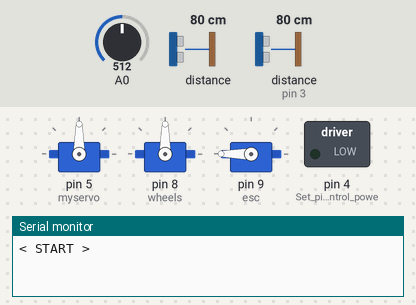
This sketch was run on a simulated Arduino Uno, built with avr-gcc and run on an emulated ATmega328P. On the bench: 3 × servo, switched loads named in the sketch (green lamp = pin HIGH), the last lines printed to the serial monitor. Wiring (inferred from the names in the program): range finder with pulse-width output: data pin 3; LIDAR-Lite range finder at I2C address 0x62. The inputs (shaded band) are chosen by the test bench; at power-on: A0 = 512, distance to the obstacle 80 cm, distance to the obstacle (sensor on pin 3) 80 cm. The echo pulse lasts 58.3 µs per cm.

Above: at 0.1 s.
At 1.1 s:
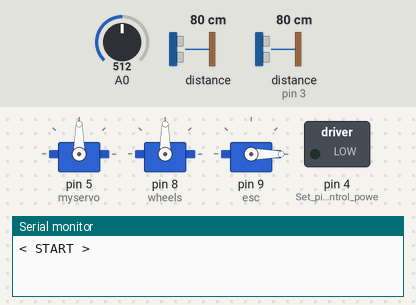
At 4.2 s:
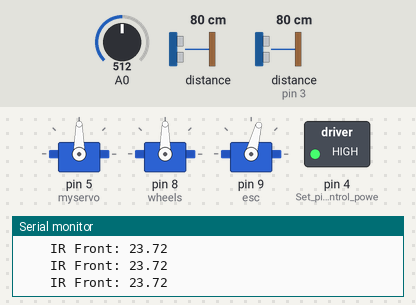
4.3 s: A0 set to 0
Timing chart, 0 to 7.3 s (numbered marks = the images above; inputs shaded):
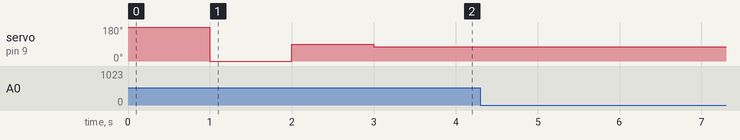

The sketch:

All_sensors_caliberated.ino
```cpp
#include <Wire.h>

#define    LIDARLite_ADDRESS   0x62          // Default I2C Address of LIDAR-Lite.
#define    RegisterMeasure     0x00          // Register to write to initiate ranging.
#define    MeasureValue        0x04          // Value to initiate ranging.
#define    RegisterHighLowB    0x8f          // Register to get both High and Low bytes in 1 call.

#include <Servo.h>

Servo myservo;
Servo wheels; // servo for turning the wheels
Servo esc; // not actually a servo, but controlled like one!
int pos = 0;         // Position of the servo (degress, [0, 180])
int distanceright, distanceleft, distance, LidarLeft, LidarRight;    // Distance measured
int startupDelay = 1000; // time to pause at each calibration step
const int pwPin = 7; //Sonar pin init
unsigned long pulse_width;

void setup()
{
  // Serial out

  Serial.begin(9600);
  Serial.println("< START >");
  //pinMode(Lidarleft, OUTPUT);
  //digitalWrite(Lidarleft, LOW);
  //pinMode(Lidarright, OUTPUT);
  //digitalWrite(Lidarright, LOW);
  // Servo control
  myservo.attach(5);
  wheels.attach(8); // initialize wheel servo to Digital IO Pin #8
  esc.attach(9); // initialize ESC to Digital IO Pin #9
  calibrateESC();
  // LIDAR control
  Wire.begin(); // join i2c bus
  pinMode(2, OUTPUT); // Set pin 2 as trigger pin for LidarLeft
  pinMode(3, INPUT); // Set pin 3 as monitor pin
  pinMode(4, OUTPUT); // Set pin 4 to control power enable line
  digitalWrite(4,HIGH); //Turn sensor on
  digitalWrite(2, LOW); // Set trigger LOW for continuous read
}

// Get a measurement from the LIDAR Lite

int lidarGetRangeLeft(void)
{
pulse_width = pulseIn(3, HIGH); // Count how long the pulse is high in microseconds
  if(pulse_width != 0){ // If we get a reading that isn't zero, let's print it
        pulse_width = pulse_width/10; // 10usec = 1 cm of distance for LIDAR-Lite
    //Serial.println(pulse_width); // Print the distance
    return(pulse_width);
  }else{ // We read a zero which means we're locking up.
    digitalWrite(4,LOW); // Turn off the sensor
    delay(1);// Wait 1ms
    digitalWrite(4,HIGH); //Turn on te sensor
    delay(1);//Wait 1ms for it to turn on.
  }
  delay(1); //Delay so we don't overload the serial port
}

int lidarGetRangeRight(void)
{
  int val = -1;

  Wire.beginTransmission((int)LIDARLite_ADDRESS); // transmit to LIDAR-Lite
  Wire.write((int)RegisterMeasure); // sets register pointer to  (0x00)
  Wire.write((int)MeasureValue); // sets register pointer to  (0x00)
  Wire.endTransmission(); // stop transmitting

  delay(20); // Wait 20ms for transmit

  Wire.beginTransmission((int)LIDARLite_ADDRESS); // transmit to LIDAR-Lite
  Wire.write((int)RegisterHighLowB); // sets register pointer to (0x8f)
  Wire.endTransmission(); // stop transmitting

  delay(20); // Wait 20ms for transmit

  Wire.requestFrom((int)LIDARLite_ADDRESS, 2); // request 2 bytes from LIDAR-Lite

  if(2 <= Wire.available()) // if two bytes were received
  {
    val = Wire.read(); // receive high byte (overwrites previous reading)
    val = val << 8; // shift high byte to be high 8 bits
    val |= Wire.read(); // receive low byte as lower 8 bits
  }

  return val;
}

//void serialPrintRange(int pos, int distance)
//{
//    Serial.print("Position (deg): ");
//    Serial.print(pos);
//    Serial.print("\t\tDistance (cm): ");
//    Serial.println(distance);
//}

void calibrateESC(){
    esc.write(180); // full backwards
    delay(startupDelay);
    esc.write(0); // full forwards
    delay(startupDelay);
    esc.write(90); // neutral
    delay(startupDelay);
    esc.write(90); // reset the ESC to neutral (non-moving) value
}

void turn(int distanceright,int distanceleft,int front)
{ if(distanceleft<distanceright)//more closer to left
  {
  if(front>120)
  {
  if(distanceleft<30)
  wheels.write(90 + 40);
  else if(distanceleft>30 )
  wheels.write(90 - 15);
  else
   wheels.write(90);
  }
  else
  wheels.write(90 + 90);
  }
  if(distanceleft>distanceright) //more closer to right
  {
  if(front>120)
  {
  if(distanceright<30)
  wheels.write(90 - 15);
  else if(distanceright>30 )
  wheels.write(90 + 40);
  else
   wheels.write(90);
  }
  else
  wheels.write(90 + 90);
  }

}

int sonar( int pin)
{
   pinMode(pin, INPUT);
    //Used to read in the pulse that is being sent by the MaxSonar device.
  //Pulse Width representation with a scale factor of 147 uS per Inch.
  long pulse, inches, cm;

  pulse = pulseIn(pin, HIGH);
  //147uS per inch
  inches = pulse/147;
  //change inches to centimetres
  cm = inches * 2.54;
  if (pin == 7)
  {
      Serial.print("Sonar pin right: ");
      Serial.println(cm);
  }
  else if (pin == 6)
  {
      Serial.print("Sonar pin left: ");
      Serial.println(cm);
  }
  return cm;

}

int IR(int pin){
  float volts = analogRead(pin)*0.0048828125;   // value from sensor * (5/1024) - if running 3.3.volts then change 5 to 3.3
  float distance = 65*pow(volts, -1.10);          // worked out from graph 65 = theretical distance / (1/Volts)S - luckylarry.co.uk

  if (pin == 0)
  {
    Serial.print("\t\tIR Front: ");
    Serial.println(distance);
    //return distance;
  }
  else if (pin == 1)
  {
    Serial.print("\t\tIR Back: ");
    Serial.println(distance);
  }
  return distance;
}
void loop()
{
//
    //distanceright = sonar(7);
    //distanceleft = sonar(6);
    //serialPrintRange(pos, distance);

    //turn(distanceright,distanceleft,getLidarRange());

   esc.write(75);
    IR(0);
   //IR(1);
    //lidarleft = getLidarRange(2);
    delay(20);
    LidarRight = lidarGetRangeRight();
    delay(20);
    LidarLeft = lidarGetRangeLeft();
//    Serial.print("\t\t\t\tLidar Left: ");
//    Serial.println(LidarLeft);
//    Serial.print("\t\t\t\tLidar Right: ");
//    Serial.println(LidarRight);
   // delay(100);

}
```
